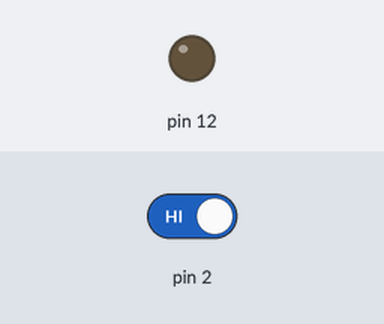
Bench run of a sketch on a simulated Arduino Uno, built with avr-gcc and run on an emulated ATmega328P. Parts: output pins drawn as LEDs (lit = HIGH). Inputs (shaded band) come from the test bench; at power-on: pin 2 HIGH.

Above: at 1.2 s.
1.3 s: pin 2 driven LOW
Timing chart, 0 to 4.3 s (numbered marks = the images above; inputs shaded):
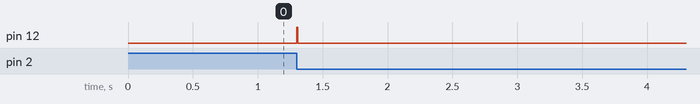

Measured:
- after the input at 1.3 s, pin 12: LOW → HIGH at once, → LOW 0.01 s later

The sketch:

sketch_lab4.ino
```cpp
#include <avr/io.h>
#include <avr/interrupt.h>

volatile uint8_t countdown = 0;


// external interrupt service routine for the button on d2
ISR(INT0_vect) {
    if (countdown == 0) {
        PORTB |= (1 << PB4);  // turn on the output pin
        countdown = 10;       // set the countdown for 10 ticks
    }

}

// timer1 compare match interrupt service routine
ISR(TIMER1_COMPA_vect) {
    if (countdown > 0) {
        countdown--;        // decrease countdown by 1 every 1ms
        if (countdown == 0) {
            PORTB &= ~(1 << PB4); // turn off the output pin when time is up
        }
    }
}

void setup() {

    // set pin b4 as output and d2 as input
    DDRB |= (1 << PB4);
    DDRD &= ~(1 << PD2);

    // configure external interrupt to trigger on falling edge
    EICRA |= (1 << ISC01);
    EIMSK |= (1 << INT0);

    // reset timer1 control registers
    TCCR1A = 0;
    TCCR1B = 0;
    // set compare value for 1ms timing (16mhz / 64 prescaler / 1000hz - 1)
    OCR1A = 249;
    // enable ctc (clear timer on compare match) mode
    TCCR1B |= (1 << WGM12);
    // set clock prescaler to 64
    TCCR1B |= (1 << CS11) | (1 << CS10);
    // enable the timer compare interrupt
    TIMSK1 |= (1 << OCIE1A);
    // enable global interrupts
    sei();
}

void loop() {
  //empty main loop
  //because everything is handled by interrupts
}
```
